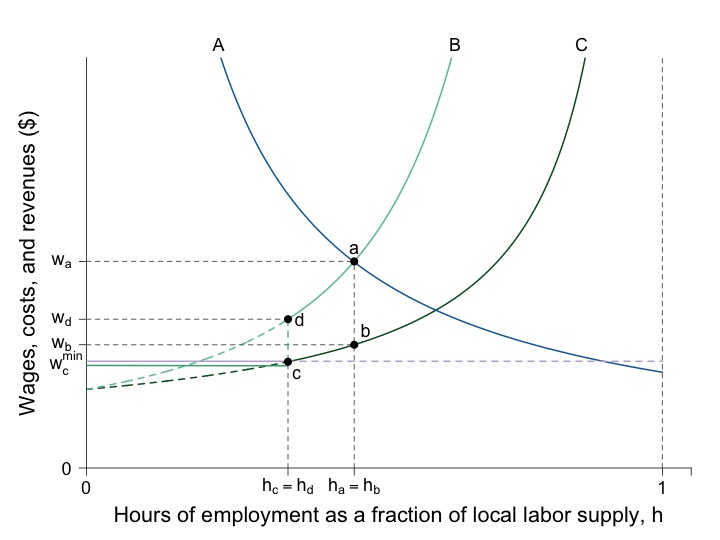

The R source for this figure:
require(shape)
require(plotrix)
jpeg(file = "employment/monopsony_minwage_quiz_part1.jpg", width = 6*120, height = 4.5*120, units = "px", quality = 100)

#Set parameters for graphics
axislabelsize <- 1.8
labelsize <- 1.5
namesize <- 1.8
annotatesize <- 1.5
graphlinewidth <- 2
segmentlinewidth <- 1.5

COL <- c("#7fc97f", "#beaed4", "#fdc086", "#ffff99", "#386cb0", "#f0027f", "#bf5b17", "#666666")
COLA <- c("#e0f3db", "#99d8c9","#66c2a4","#41ae76", "#238b45", "#005824")
COLB <- c("#c6dbef", "#4eb3d3", "#2b8cbe", "#0868ac","#084081")
COLC <- c("#fcfbfd", "#efedf5", "#dadaeb", "#bcbddc", "#9e9ac8", "#807dba", "#6a51a3", "#54278f", "#3f007d")
grays <- gray.colors(25, start = 1, end = 0)


WageFn <- function(h, ubar = 3, B = 2, t = 0.8) {
  B + ubar + (ubar - ubar*t +  ubar*t*h )/(t*(1 - h))
}

Mch <- function(h, ubar = 3, B = 2, t = 0.8) {
  B + ubar + (ubar - ubar*t +  ubar*t*h )/(t*(1 - h))+ (ubar*h)/(t*(1-h)^2)
}


MRP <- function(h, constant = 7, slope = 1){
  constant/(slope*h)
}

# mrp2 <- function(h, constant = 4, power = 2){
#   constant/(h^power)
# }

costRevSol <- function(h, constant = 7, ubar = 3, B = 2, t = 0.8){
  B + ubar + (ubar - ubar*t +  ubar*t*h )/(t*(1 - h)) + (ubar*h)/(t*(1-h)^2) - constant/h
}

#uniroot(costRevSol(x, constant = 7, ubar = 3, B = 2, t = 0.8), lower = 0.01, upper = 1)

par(mar =  c(5, 6, 4, 2))

xlims <- c(0, 1.05)
ylims <- c(0, 30)

plot(0, 0, xlim = xlims, ylim = ylims, type = "n",
     xlab = "",
     ylab = "",
     xaxt = "n", 
     yaxt = "n",
     cex.lab = axislabelsize, 
     bty = "n", 
     xaxs="i", 
     yaxs="i")

npts <- 500 
npts2 <- 501

#Guesses at intersections
LPoints <- c(0.465, 0.56) 
IPoints <- c(0.415, 0.35, 0.35)
BPoints <- c(0.37, 0.53, 0.78)

#Specify the sequences of points for graphing. 
xx1 <- seq(xlims[1], IPoints[3], length.out = npts)
xx2 <- seq(IPoints[3], 1, length.out = npts)
xx3 <- seq(xlims[1], IPoints[3], length.out = npts)
xx4 <- seq(IPoints[3], 1, length.out = npts)
xx5 <- seq(xlims[1], 1, length.out = npts)


#Draw the lines for the graphs
lines(xx3, WageFn(xx3), col = COLA[6], lwd = graphlinewidth, lty = 2)
lines(xx4, WageFn(xx4), col = COLA[6], lwd = graphlinewidth, lty = 1)
lines(xx1, Mch(xx1), col = COLA[3], lwd = graphlinewidth, lty = 2)
lines(xx2, Mch(xx2), col = COLA[3], lwd = graphlinewidth, lty = 1)
lines(xx5, MRP(xx5), col = COLB[4], lwd = graphlinewidth)
#lines(xx1, mrp2(xx1), col = COLB[4], lwd = graphlinewidth)

#lines(xx2, solowCondition(xx2, delta = 5), col = COL[3], lwd = 4)
#lines(xx2, solowInfeas(xx2, delta = 5), col = COL[1], lwd = 4, lty = 2)




#Customize ticks and labels for the plot
ticksy <- c(0, WageFn(LPoints[1]), Mch(IPoints[2]), Mch(LPoints[1]), 40)
ylabels <- c(0, expression(paste(w[b])),expression(paste(w[d])), expression(paste(w[a])),  NA)
ticksx <- c(0,  LPoints[1], IPoints[2],  1, xlims[2])
xlabels <- c(0,  expression(paste(h[a] == h[b] )), expression(paste(h[c] == h[d] )),  1.0, NA)
axis(1, at = ticksx, pos = 0, labels = xlabels, cex.axis = labelsize)
axis(2, at = ticksy, pos = 0, labels = ylabels, las = 1,cex.axis = labelsize)

text(-0.035, 7.7,  expression(paste(w[c]^min)), xpd = TRUE, cex = labelsize) 


#Axis labels 
text(0.5*xlims[2], -3.5,  expression(paste("Hours of employment as a fraction of local labor supply, ", h)), xpd = TRUE, cex = axislabelsize) 
text(-0.1, 0.5*ylims[2], expression(paste("Wages, costs, and revenues ($)")), xpd = TRUE, cex = axislabelsize, srt = 90) 


#Annotation of the  graphs
# text(0.86, 43, expression(paste("Average cost")), cex = labelsize, xpd = TRUE)
# text(0.86, 41, expression(paste(ach)), cex = labelsize, xpd = TRUE)
text(0.86, 31, expression(paste(C)), cex = labelsize, xpd = TRUE)

# text(0.62, 43, expression(paste("Marginal cost")), cex = labelsize, xpd = TRUE)
# text(0.62, 41, expression(paste(mch)), cex = labelsize, xpd = TRUE)
text(0.64, 31, expression(paste(B)), cex = labelsize, xpd = TRUE)

# text(0.2, 43, expression(paste("Marginal revenue product")), cex = labelsize, xpd = TRUE)
# text(0.2, 41, expression(paste(mrph)), cex = labelsize, xpd = TRUE)
text(0.23, 31, expression(paste(A)), cex = labelsize, xpd = TRUE)


#Labor supply
segments(1, 0, 1, 42, lty = 2, lwd = segmentlinewidth, col = grays[20])
text(1.04, 43, expression(paste("Labor")), cex = labelsize, xpd = TRUE)
text(1.04, 41, expression(paste("supply")), cex = labelsize, xpd = TRUE)

#Line for the absolute maximum quality
#segments(1, 0, 1, 42, lty = 2, lwd = 3, col = "darkgray")
#segments(0.75, 0, 0.75, 20, lty = 2, lwd = 2, col = "darkgray")

#Arrows(0.8, 15, 0.8, 19, col = "black", lty = 1, lwd = 2, arr.type = "triangle")
#Arrows(0.8, 15, 0.8, 6, col = "black", lty = 1, lwd = 2, arr.type = "triangle")
#text(0.92, 12.5, expression(paste("Employment Rent")))

#Text to indicate delta = 5
#text(0.2, 38, expression(paste("Wage Function")))
#text(0.2, 36, expression(paste("set to ", delta, " = 5")))


#Fixed wage comparison
#segments(0, 12.5, 1, 12.5, lty = 2, lwd = graphlinewidth, col = COLB[3])



# points(BPoints[2], Mch(BPoints[2]), pch = 16, col = "black", cex = 1.5)
# text(BPoints[2] + 0.02, Mch(BPoints[2]) - 1, expression(paste(m)), cex = labelsize)

#Nonsense line 
segments(0, Mch( IPoints[3]), IPoints[3], Mch( IPoints[3]), lty = 2, lwd = segmentlinewidth, col = grays[20])

#Second nonsense line 
segments(0,Mch(LPoints[1]) , LPoints[1], Mch(LPoints[1]) , lty = 2, lwd = segmentlinewidth, col = grays[20])

#Binding minimum wage
segments(0, 7.8, IPoints[3], 7.8, lty = 1, lwd = graphlinewidth, col = COL[2])
segments(IPoints[3], 7.8, 1, 7.8, lty = 2, lwd = graphlinewidth, col = COL[2])

#Green part of min wage
segments(0, 7.8 - 0.3, IPoints[3], WageFn(IPoints[3]) - 0.3, lty = 1, lwd = graphlinewidth, col = COLA[4])

#Segment of discontinuous mch
segments(IPoints[3], 7.8, IPoints[3], Mch(IPoints[3]), lty = 2, lwd = graphlinewidth, col = COLA[3])


segments(IPoints[2], 0, IPoints[2], WageFn(IPoints[2]), lty = 2, lwd = segmentlinewidth, col = grays[20])
# points(IPoints[2], MRP(IPoints[2]), pch = 16, col = "black", cex = 1.5)
# text(IPoints[2] - 0.01, MRP(IPoints[2]) - 1, expression(paste(i)), cex = labelsize)

points(IPoints[3], Mch(IPoints[3]), pch = 16, col = "black", cex = 1.5)
text(IPoints[3] + 0.02, Mch(IPoints[3]), expression(paste(d)), cex = labelsize)

# points(IPoints[1], Mch(IPoints[1]), pch = 16, col = "black", cex = 1.5)
# text(IPoints[1] + 0.01, Mch(IPoints[1]) - 1.2, expression(paste(g)), cex = labelsize)

points(IPoints[3], WageFn(IPoints[3]), pch = 16, col = "black", cex = 1.5)
text(IPoints[3] + 0.015, WageFn(IPoints[3]) - 0.9, expression(paste(c)), cex = labelsize)

#Segment to original monopsony outcome
#segments(0, Mch(LPoints[1]), LPoints[1], Mch(LPoints[1]), lty = 2, lwd = segmentlinewidth, col = grays[20])
segments(LPoints[1], 0 , LPoints[1], Mch(LPoints[1]), lty = 2, lwd = segmentlinewidth, col = grays[20])
segments(0, WageFn(LPoints[1]), LPoints[1], WageFn(LPoints[1]), lty = 2, lwd = segmentlinewidth, col = grays[20])

#Point where min wage intersects mc(h)
# points(IPoints[1], Mch(IPoints[1]), pch = 16, col = "black", cex = 1.5)
# text(IPoints[1] - 0.03, MRP(IPoints[1]), expression(paste(a)), cex = labelsize)


#Monopsony points
# points(LPoints[1], Mch(LPoints[1]), pch = 16, col = "black", cex = 1.5)
# text(LPoints[1] - 0.03, MRP(LPoints[1]), expression(paste(a)), cex = labelsize)
# points(LPoints[1], WageFn(LPoints[1]), pch = 16, col = "black", cex = 1.5)
# text(LPoints[1] + 0.02, WageFn(LPoints[1]) - 1, expression(paste(m)), cex = labelsize)



#Arrow to mrp = mcl
#Arrows(IPoints[2], MRP(IPoints[2]) + 13, IPoints[2], MRP(LPoints[2]) + 2, col = "black", lty = 1, lwd = 2, arr.type = "triangle")
# text(LPoints[1] - 0.02, Mch(LPoints[1]) + 15, expression(paste("Profit maximum at")), cex = labelsize)
# text(LPoints[1]- 0.02, Mch(LPoints[1]) + 12, expression(paste(mrph == mch,phantom() == w[i]^min)), cex = labelsize)

#Arrows for effects of min wage
#Arrows(LPoints[1] + 0.01, -2.1, IPoints[2] - 0.03, -2.1, col = "black", lty = 1, lwd = 2, arr.type = "triangle", xpd = TRUE)

#Arrows(-0.06, WageFn(LPoints[1]) + 0.5, - 0.06, MRP(IPoints[2]) - 1.5, col = "black", lty = 1, lwd = 2, arr.type = "triangle", xpd = TRUE)


# text(0.15, MRP(IPoints[2]) + 3.5, expression(paste("Minimum")), cex = labelsize)
# text(0.15, MRP(IPoints[2]) + 1.5, expression(paste("wage, ", w[i]^min)), cex = labelsize)

# segments(LPoints[1], 0 , LPoints[1], Mch(LPoints[1]), lty = 2, lwd = segmentlinewidth, col = grays[20])
# segments(0, WageFn(LPoints[1]), LPoints[1], WageFn(LPoints[1]), lty = 2, lwd = segmentlinewidth, col = grays[20])



points(LPoints[1], Mch(LPoints[1]), pch = 16, col = "black", cex = 1.5)
text(LPoints[1], MRP(LPoints[1]) + 1, expression(paste(a)), cex = labelsize)


points(LPoints[1], WageFn(LPoints[1]), pch = 16, col = "black", cex = 1.5)
text(LPoints[1] + 0.02, WageFn(LPoints[1]) + 1.1, expression(paste(b)), cex = labelsize)


dev.off()
